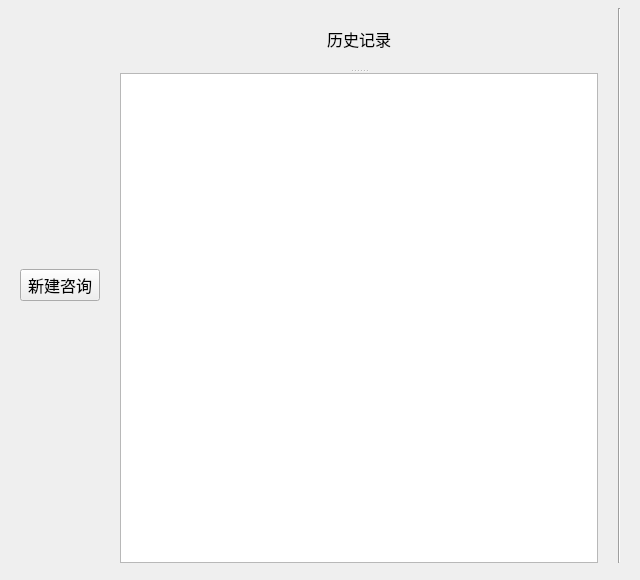
    <widget class="QWidget" name="tab">
     <property name="font">
      <font>
       <family>微软雅黑</family>
       <pointsize>12</pointsize>
      </font>
     </property>
     <attribute name="title">
      <string>Home</string>
     </attribute>
     <widget class="QWidget" name="gridLayoutWidget">
      <property name="geometry">
       <rect>
        <x>0</x>
        <y>0</y>
        <width>631</width>
        <height>571</height>
       </rect>
      </property>
      <layout class="QGridLayout" name="gridLayout_2">
       <property name="leftMargin">
        <number>20</number>
       </property>
       <property name="topMargin">
        <number>8</number>
       </property>
       <property name="rightMargin">
        <number>10</number>
       </property>
       <property name="bottomMargin">
        <number>8</number>
       </property>
       <property name="horizontalSpacing">
        <number>20</number>
       </property>
       <property name="verticalSpacing">
        <number>8</number>
       </property>
       <item row="0" column="0">
        <widget class="QPushButton" name="New_Build_button">
         <property name="sizePolicy">
          <sizepolicy hsizetype="Fixed" vsizetype="Fixed">
           <horstretch>0</horstretch>
           <verstretch>0</verstretch>
          </sizepolicy>
         </property>
         <property name="maximumSize">
          <size>
           <width>16777215</width>
           <height>16777215</height>
          </size>
         </property>
         <property name="text">
          <string>新建咨询</string>
         </property>
        </widget>
       </item>
       <item row="0" column="1">
        <widget class="QSplitter" name="splitter">
         <property name="orientation">
          <enum>Qt::Vertical</enum>
         </property>
         <widget class="QLabel" name="label_2">
          <property name="text">
           <string>历史记录</string>
          </property>
          <property name="alignment">
           <set>Qt::AlignCenter</set>
          </property>
         </widget>
         <widget class="QListView" name="listView"/>
        </widget>
       </item>
       <item row="0" column="2">
        <widget class="Line" name="line">
         <property name="orientation">
          <enum>Qt::Vertical</enum>
         </property>
        </widget>
       </item>
      </layout>
     </widget>
    </widget>
